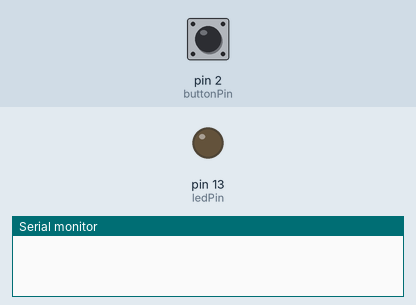
Bench run of a sketch on a simulated Arduino Uno, built with avr-gcc and run on an emulated ATmega328P. On the bench: output pins drawn as LEDs (lit = HIGH), the last lines printed to the serial monitor. The inputs (shaded band) are chosen by the test bench; at power-on: pin 2 (buttonPin) LOW.

Above: at 1.2 s.
1.3 s: pin 2 (buttonPin) pulled HIGH for 0.15 s
At 1.45 s:
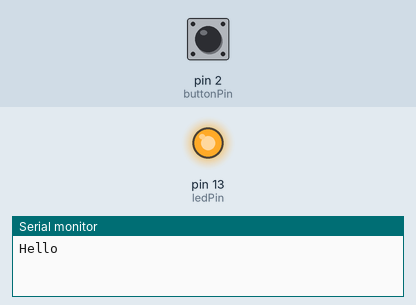
3.1 s: pin 2 (buttonPin) pulled HIGH for 3.2 s
At 7.4 s:
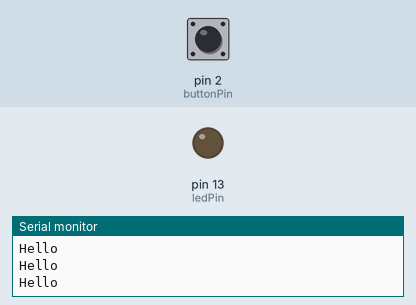
Timing chart, 0 to 8.9 s (numbered marks = the images above; inputs shaded):
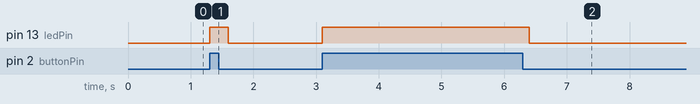

Measured:
- after the input at 1.3 s, pin 13 (ledPin): LOW → HIGH at once, → LOW 0.30 s later
- after the input at 3.1 s, pin 13 (ledPin): LOW → HIGH at once, → LOW 3.3 s later

The sketch:

printHellothroughUSB.ino
```cpp
//source from imacnoob.blogspot.tw/2012/11/pythonarduino.htmls
// set pin numbers:
const int buttonPin = 2;     // the number of the pushbutton pin
const int ledPin =  13;      // the number of the LED pin

// variables will change:
int buttonState = 0;         // variable for reading the pushbutton status

void setup() {
  // initialize the LED pin as an output:
  Serial.begin(9600);
  pinMode(ledPin, OUTPUT);
  // initialize the pushbutton pin as an input:
  pinMode(buttonPin, INPUT);
}

void loop(){
  // read the state of the pushbutton value:
  buttonState = digitalRead(buttonPin);

  // check if the pushbutton is pressed.
  // if it is, the buttonState is HIGH:
  if (buttonState == HIGH) {
    // turn LED on:
    Serial.println("Hello");
    digitalWrite(ledPin, HIGH);
    delay(300);
  }
  else {
    // turn LED off:
    digitalWrite(ledPin, LOW);
  }
}
```
